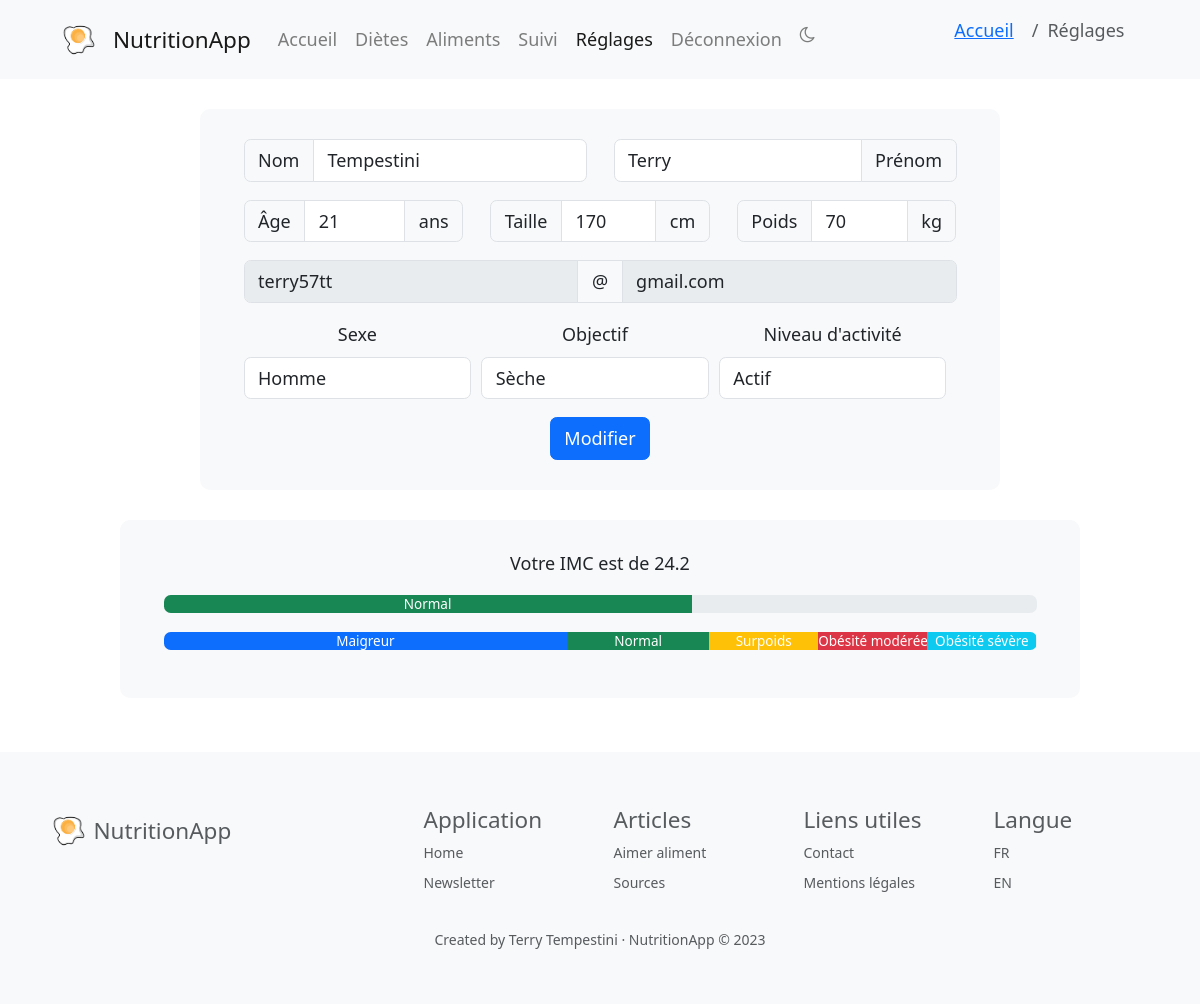
The app's page /reglages (signed in) with its own data.
### models/Utilisateur.py (models this page shows, shortened)
class Utilisateur(db.Model):
    id = db.Column(db.Integer, primary_key=True)
    nom = db.Column(db.String(255), nullable=True)
    prenom = db.Column(db.String(255), nullable=True)
    mail = db.Column(db.String(255), nullable=True)
    mdp = db.Column(db.String(255), nullable=True)
    age = db.Column(db.Integer, nullable=True)
    taille = db.Column(db.Integer, nullable=True)
    poids = db.Column(db.Integer, nullable=True)
    sexe = db.Column(db.String(255), nullable=True)
    objectif = db.Column(db.Integer, nullable=True) # 0 = sèche, 1 = maintien, 2 = prise de masse
    activite = db.Column(db.Integer, nullable=True) # 0 = sédentaire, 1 = légère, 2 = modérée, 3 = intense...
    diete = db.Column(db.Integer, db.ForeignKey('diete.id'))
    reset_token = db.Column(db.String(255), nullable=True)
    reset_token_expiration = db.Column(db.DateTime, nullable=True)
    diete_obj = db.relationship('Diete', backref=db.backref('utilisateurs'), foreign_keys=[diete])
    def mail_partie1(self):
        return self.mail.split('@')[0]
    def mail_partie2(self):
        return self.mail.split('@')[1]

### controllers/reglages.py (the view)
@app.route('/reglages')
@login_required
def reglages():
    utilisateur_courrant = current_user
    return render_template('reglages/reglages.html', utilisateur=utilisateur_courrant)

### setup_flask.py (called while the page is built)
@login_manager.user_loader
def load_user(user_id):
    return Utilisateur.query.get(int(user_id))

### templates/reglages/reglages.html (shortened to what this page needs)
{% extends 'base.html' %}
{% block content %}
	{% set page = 'reglages' %}
	{% set place = ["accueil","reglages"] %}
	{% with breadcrumb=place %}
		{% include "navbar.html" %}
	{% endwith %}
	<div class="edit_window bg-light">
		<form method="POST" action="{{ url_for('controllers.modifier_utilisateur', id=utilisateur.id) }}"
		      id="modifierForm" enctype="multipart/form-data">
			<div class="container">
				<div class="row">
					<div class="col-md-6 mb-3">
						<div class="input-group">
							<span class="input-group-text" id="titre">Nom</span>
							<input type="text" id="nom" name="nom" class="form-control" placeholder="Nom"
							       value="{{ utilisateur.nom }}" required>
						</div>
					</div>
					<div class="col-md-6 mb-3">
						<div class="input-group">
							<input type="text" id="prenom" name="prenom" class="form-control" placeholder="Prénom"
							       value="{{ utilisateur.prenom }}" required>
							<span class="input-group-text" id="titre">Prénom</span>
						</div>
					</div>
				</div>
				<div class="row">
					<div class="col-md-4">
						<div class="input-group mb-3">
							<span class="input-group-text" id="age">Âge</span>
							<input type="number" id="age" name="age" class="form-control" placeholder="Âge"
							       value="{{ utilisateur.age }}" required>
							<span class="input-group-text" id="age">ans</span>
						</div>
					</div>
					<div class="col-md-4">
						<div class="input-group mb-3">
							<span class="input-group-text" id="taille">Taille</span>
							<input type="number" id="taille" name="taille" class="form-control" placeholder="Taille"
							       value="{{ utilisateur.taille }}" required>
							<span class="input-group-text" id="taille">cm</span>
						</div>
					</div>
					<div class="col-md-4 mb-3">
						<div class="input-group">
							<span class="input-group-text" id="poids">Poids</span>
							<input type="number" id="poids" name="poids" class="form-control" placeholder="Poids"
							       value="{{ utilisateur.poids }}" required>
							<span class="input-group-text" id="poids">kg</span>
						</div>
					</div>
				</div>
				<div class="row">
					<div class="col-md-12">
						<div class="input-group mb-3">
							<input type="text" id="mail" name="mail" class="form-control" placeholder="Mail"
							       value="{{ utilisateur.mail_partie1() }}" readonly>
							<span class="input-group-text" id="inputGroupPrepend">@</span>
							<input type="text" id="boite_mail" name="boite_mail" class="form-control"
							       placeholder="Boite mail" value="{{ utilisateur.mail_partie2() }}" readonly>
						</div>
					</div>
				</div>
				<div class="row mb-3">
					<div class="form-row text-center">
						<div class="col-md-4">
							<label for="sexe">Sexe</label>
							<select class="form-control" id="sexe" name="sexe" required>
								<option value="homme" {% if utilisateur.sexe == "homme" %} selected {% endif %}>Homme
								</option>
							</select>
						</div>
						<div class="col-md-4">
							<label for="objectif">Objectif</label>
							<select class="form-control" id="objectif" name="objectif" required>
								<option value="0" {% if utilisateur.objectif == 0 %} selected {% endif %}>Sèche</option>
							</select>
						</div>
						<div class="col-md-4">
							<label for="activite">Niveau d'activité</label>
							<select class="form-control" id="activite" name="activite" required>
								<option value="2" {% if utilisateur.activite == 2 %} selected {% endif %}>Actif</option>
							</select>
						</div>
					</div>
				</div>
				<div class="row text-center">
					<div class="col-md-12">
						<input type="button" class="btn btn-primary" data-bs-toggle="modal"
						       data-bs-target="#modalConfirmation" value="Modifier">
					</div>
				</div>
			</div>
		</form>
	</div>
	{% if utilisateur.poids and utilisateur.taille %}
		<div class="imc_window bg-light">
			<div class="container">
				<div class="row">
					<div class="col-md-12 mb-3">
						{% set min = 0 %}
						{% set max = 40 %}
						{% set imc = (utilisateur.poids / ((utilisateur.taille/100) * (utilisateur.taille/100)))|round(1) %}
						{% set imc_progress = (imc / max) * 100 %}
						<p class="text-center">Votre IMC est de {{ imc }}</p>
						{% if imc < 18.5 %}
							<div class="progress">
								<div class="progress-bar" role="progressbar" style="width: {{ imc_progress }}%"
								     aria-valuenow="{{ imc }}" aria-valuemin="{{ min }}" aria-valuemax="{{ max }}">
									Maigreur
								</div>
							</div>
						{% elif imc < 25 %}
							<div class="progress">
								<div class="progress-bar bg-success" role="progressbar"
								     style="width: {{ imc_progress }}%" aria-valuenow="{{ imc }}"
								     aria-valuemin="{{ min }}" aria-valuemax="{{ max }}">Normal
								</div>
							</div>
						{% endif %}
						<div class="progress" style="margin-top: 0.5cm;">
							<div class="progress-bar" role="progressbar" style="width: {{ (18.5/max)*100 }}%"
							     aria-valuenow="18.5" aria-valuemin="{{ min }}" aria-valuemax="{{ max }}">Maigreur
							</div>
							<div class="progress-bar bg-success" role="progressbar"
							     style="width: {{ (6.5 / max)*100 }}%" aria-valuenow="25" aria-valuemin="{{ min }}"
							     aria-valuemax="{{ max }}">Normal
							</div>
							<div class="progress-bar bg-warning" role="progressbar" style="width: {{ (5 / max)*100 }}%"
							     aria-valuenow="30" aria-valuemin="{{ min }}" aria-valuemax="{{ max }}">Surpoids
							</div>
							<div class="progress-bar bg-danger" role="progressbar" style="width: {{ (5 / max)*100 }}%"
							     aria-valuenow="35" aria-valuemin="{{ min }}" aria-valuemax="{{ max }}">Obésité modérée
							</div>
							<div class="progress-bar bg-info" role="progressbar" style="width: {{ (5 / max)*100 }}%"
							     aria-valuenow="40" aria-valuemin="{{ min }}" aria-valuemax="{{ max }}">Obésité sévère
							</div>
						</div>
					</div>
				</div>
			</div>
		</div>
	{% endif %}
{% endblock %}

### static/css/base.css (style rules this page uses)
html { font-family: 'Roboto', sans-serif; line-height: 1.5; color: #333; background-color: #fff; font-size: 18px; }

### static/css/pages.css (style rules this page uses)
.edit_window { width: 80%; margin: 30px auto; padding: 30px; max-width: 800px; border-radius: 10px; }
.imc_window { width: 80%; margin: 30px auto; padding: 30px; max-width: 1200px; border-radius: 10px; }

### static/css/pages_dark.css (style rules this page uses)
body { background-color: #333; }
.edit_window { width: 80%; margin: 30px auto; padding: 30px; max-width: 800px; border-radius: 10px; }
.imc_window { width: 80%; margin: 30px auto; padding: 30px; max-width: 1200px; border-radius: 10px; }

### records on screen
Utilisateur: nom "Tempestini", prenom "Terry", age "21", taille "170", poids "70", mail "terry57tt", boite_mail "gmail.com", sexe "Homme", objectif "Sèche", activite "Actif"

### other values on screen
{{ pretty_name[item] }} "Accueil"
{{ pretty_name[item] }} "Réglages"
{{ imc }} "24.2"
